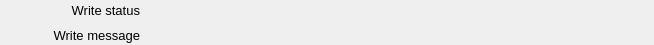
    <widget class="PyDMFrame" name="composite_11">
      <property name="geometry">
        <rect>
          <x>407</x>
          <y>391</y>
          <width>654</width>
          <height>45</height>
        </rect>
      </property>
      <widget class="QLabel" name="text_16">
        <property name="geometry">
          <rect>
            <x>0</x>
            <y>0</y>
            <width>140</width>
            <height>20</height>
          </rect>
        </property>
        <property name="text">
          <string>Write status</string>
        </property>
        <property name="font" stdset="0">
          <font>
            <pointsize>10</pointsize>
          </font>
        </property>
        <property name="brush" stdset="0">
          <brush brushstyle="SolidPattern">
            <color alpha="255">
              <red>0</red>
              <green>0</green>
              <blue>0</blue>
            </color>
          </brush>
        </property>
        <property name="toolTip">
          <string>text_16</string>
        </property>
        <property name="alignment">
          <set>Qt::AlignRight|Qt::AlignTrailing|Qt::AlignVCenter</set>
        </property>
        <property name="styleSheet">
          <string notr="true">QLabel#text_16 {
  color: rgb(0, 0, 0);
  }</string>
        </property>
      </widget>
      <widget class="PyDMLabel" name="text_update_15">
        <property name="geometry">
          <rect>
            <x>149</x>
            <y>0</y>
            <width>120</width>
            <height>20</height>
          </rect>
        </property>
        <property name="toolTip">
          <string>PV: ${prefix}WriteStatus</string>
        </property>
        <property name="channel" stdset="0">
          <string>ca://${prefix}WriteStatus</string>
        </property>
        <property name="displayFormat" stdset="0">
          <enum>PyDMLabel::String</enum>
        </property>
        <property name="font" stdset="0">
          <font>
            <pointsize>10</pointsize>
          </font>
        </property>
        <property name="alignment">
          <set>Qt::AlignLeading|Qt::AlignLeft|Qt::AlignVCenter</set>
        </property>
        <property name="textInteractionFlags">
          <set>Qt::TextSelectableByKeyboard|Qt::TextSelectableByMouse</set>
        </property>
        <property name="styleSheet">
          <string notr="true">PyDMLabel#text_update_15 {
  color: rgb(40, 147, 21);
  background-color: rgb(187, 187, 187);
  }</string>
        </property>
      </widget>
      <widget class="QLabel" name="text_17">
        <property name="geometry">
          <rect>
            <x>0</x>
            <y>25</y>
            <width>140</width>
            <height>20</height>
          </rect>
        </property>
        <property name="text">
          <string>Write message</string>
        </property>
        <property name="font" stdset="0">
          <font>
            <pointsize>10</pointsize>
          </font>
        </property>
        <property name="brush" stdset="0">
          <brush brushstyle="SolidPattern">
            <color alpha="255">
              <red>0</red>
              <green>0</green>
              <blue>0</blue>
            </color>
          </brush>
        </property>
        <property name="toolTip">
          <string>text_17</string>
        </property>
        <property name="alignment">
          <set>Qt::AlignRight|Qt::AlignTrailing|Qt::AlignVCenter</set>
        </property>
        <property name="styleSheet">
          <string notr="true">QLabel#text_17 {
  color: rgb(0, 0, 0);
  }</string>
        </property>
      </widget>
      <widget class="PyDMLabel" name="text_update_16">
        <property name="geometry">
          <rect>
            <x>149</x>
            <y>28</y>
            <width>505</width>
            <height>14</height>
          </rect>
        </property>
        <property name="toolTip">
          <string>PV: ${prefix}WriteMessage</string>
        </property>
        <property name="channel" stdset="0">
          <string>ca://${prefix}WriteMessage</string>
        </property>
        <property name="displayFormat" stdset="0">
          <enum>PyDMLabel::String</enum>
        </property>
        <property name="font" stdset="0">
          <font>
            <pointsize>8</pointsize>
          </font>
        </property>
        <property name="alignment">
          <set>Qt::AlignLeading|Qt::AlignLeft|Qt::AlignVCenter</set>
        </property>
        <property name="textInteractionFlags">
          <set>Qt::TextSelectableByKeyboard|Qt::TextSelectableByMouse</set>
        </property>
        <property name="styleSheet">
          <string notr="true">PyDMLabel#text_update_16 {
  color: rgb(253, 0, 0);
  background-color: rgb(218, 218, 218);
  }</string>
        </property>
      </widget>
    </widget>
